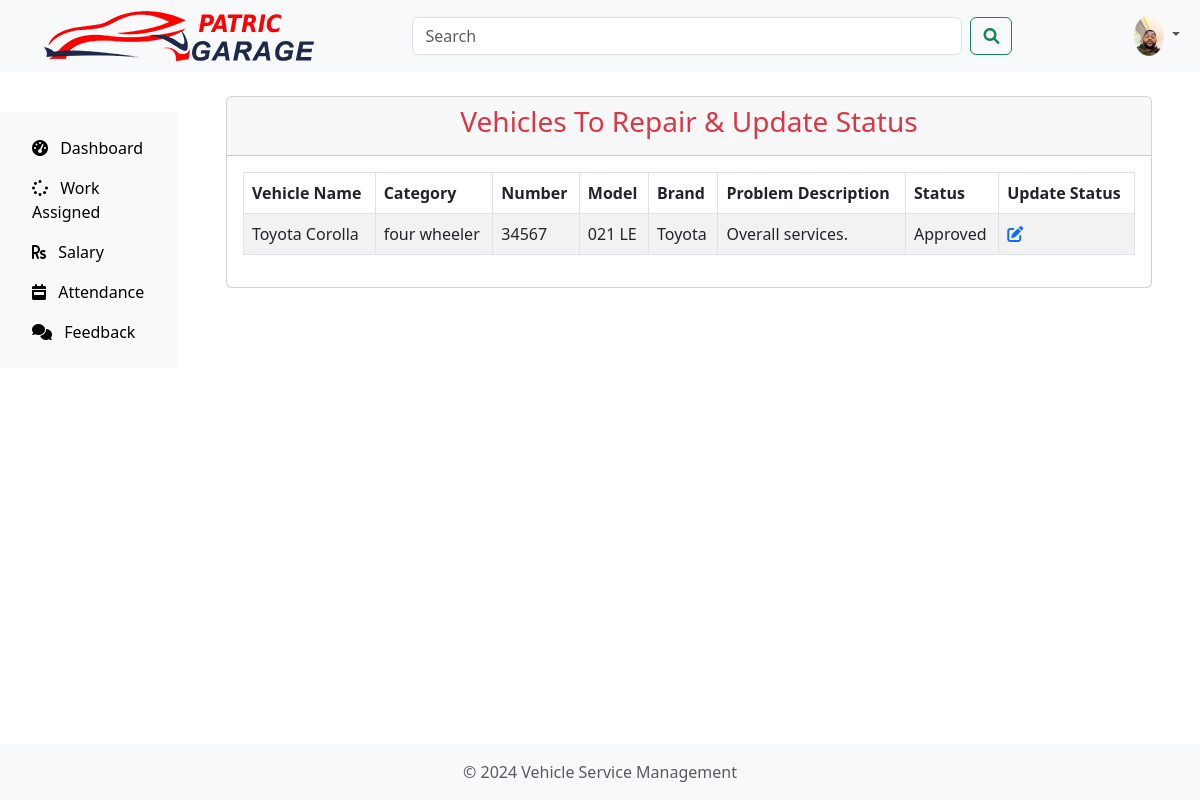
The app's page /mechanic-work-assigned (signed in) with its own data.
### vehicle/models.py (models this page shows, shortened)
class Mechanic(models.Model):
    user = models.OneToOneField(User, on_delete=models.CASCADE)
    address = models.CharField(max_length=500)
    mobile = models.CharField(max_length=20)
    skill = models.CharField(max_length=500)
    salary = models.PositiveIntegerField(null=True, blank=True)
    status = models.BooleanField(default=False)
    profile_pic = models.ImageField(upload_to='profile_pic/MechanicProfilePic/', null=True, blank=True)

class Request(models.Model):
    CATEGORY_CHOICES = (
        ('two wheeler with gear', 'Two Wheeler with Gear'),
        ('two wheeler without gear', 'Two Wheeler without Gear'),
        ('three wheeler', 'Three Wheeler'),
        ('four wheeler', 'Four Wheeler')
    )
    STATUS_CHOICES = (
        ('Pending', 'Pending'),
        ('Approved', 'Approved'),
        ('Repairing', 'Repairing'),
        ('Repairing Done', 'Repairing Done'),
        ('Released', 'Released')
    )
    category = models.CharField(max_length=50, choices=CATEGORY_CHOICES)
    vehicle_no = models.PositiveIntegerField()
    vehicle_name = models.CharField(max_length=40)
    vehicle_model = models.CharField(max_length=40)
    vehicle_brand = models.CharField(max_length=40)
    problem_description = models.CharField(max_length=500)
    date = models.DateField(auto_now_add=True)
    cost = models.PositiveIntegerField(null=True)
    customer = models.ForeignKey('Customer', on_delete=models.CASCADE, null=True)
    mechanic = models.ForeignKey('Mechanic', on_delete=models.CASCADE, null=True)
    status = models.CharField(max_length=50, choices=STATUS_CHOICES, default='Pending')

### vehicle/views.py (the view)
# urls.py: path('mechanic-work-assigned', views.mechanic_work_assigned_view,name='mechanic-work-assigned'),
@login_required(login_url='mechaniclogin')
@user_passes_test(is_mechanic)
def mechanic_work_assigned_view(request):
    mechanic=models.Mechanic.objects.get(user_id=request.user.id)
    works=models.Request.objects.all().filter(mechanic_id=mechanic.id)
    return render(request,'vehicle/mechanic_work_assigned.html',{'works':works,'mechanic':mechanic})

### vehicle/views.py (called while the page is built)
def is_mechanic(user):
    return user.groups.filter(name='MECHANIC').exists()

### vehicle/templates/vehicle/mechanic_work_assigned.html
{% extends 'vehicle/mechanicbase.html' %}
{% block content %}
{% load static %}
<div class="container-fluid">
  <div class="row">
    <div class="col-12">
      <div class="card">
        <div class="card-header text-center">
          <h3 class="text-danger">Vehicles To Repair & Update Status</h3>
        </div>
        <div class="card-body">
          <table class="table table-striped table-bordered">
            <thead>
              <tr>
                <th>Vehicle Name</th>
                <th>Category</th>
                <th>Number</th>
                <th>Model</th>
                <th>Brand</th>
                <th>Problem Description</th>
                <th>Status</th>
                <th>Update Status</th>
              </tr>
            </thead>
            <tbody>
              {% for w in works %}
              <tr>
                <td>{{ w.vehicle_name }}</td>
                <td>{{ w.category }}</td>
                <td>{{ w.vehicle_no }}</td>
                <td>{{ w.vehicle_model }}</td>
                <td>{{ w.vehicle_brand }}</td>
                <td>{{ w.problem_description }}</td>
                <td>{{ w.status }}</td>
                <td>
                  <a class="text-primary" href="{% url 'mechanic-update-status' w.id %}" title="Update Status">
                    <i class="fas fa-edit"></i>
                  </a>
                </td>
              </tr>
              {% endfor %}
            </tbody>
          </table>
        </div>
      </div>
    </div>
  </div>
</div>
{% endblock content %}

### vehicle/templates/vehicle/mechanicbase.html (shortened to what this page needs)
<!DOCTYPE html>
{% load static %}
<html lang="en">
<head>
  <link href="https://cdn.jsdelivr.net/npm/bootstrap@5.3.0/dist/css/bootstrap.min.css" rel="stylesheet">
  <link rel="stylesheet" href="https://cdnjs.cloudflare.com/ajax/libs/font-awesome/6.0.0-beta3/css/all.min.css">
</head>
<body class="d-flex flex-column min-vh-100">
  <nav class="navbar navbar-expand-lg navbar-light bg-light">
    <div class="container-fluid">
      <a class="navbar-brand" href="/customer-dashboard">
        <div class="logo"><a href="{% url 'mechanic-dashboard' %}"><img src="{% static 'vehicle/images/logo.png' %}" alt="Logo"></a></div>
      </a>
      <div class="collapse navbar-collapse" id="navbarSupportedContent">
        <form class="d-flex ms-auto" style="flex: 1; max-width: 600px;">
          <input class="form-control me-2" type="search" placeholder="Search" aria-label="Search">
          <button class="btn btn-outline-success" type="submit"><i class="fas fa-search"></i></button>
        </form>
        <ul class="navbar-nav ms-auto mb-2 mb-lg-0">
          <li class="nav-item">
            <a class="nav-link" href="#" onclick="switchTheme()">
            </a>
          </li>
          <li class="nav-item dropdown">
            <a class="nav-link dropdown-toggle" href="#" id="navbarDropdown" role="button" data-bs-toggle="dropdown" aria-expanded="false">
              <img src="{{ mechanic.profile_pic.url }}" alt="User image" class="rounded-circle" width="30">
            </a>
          </li>
        </ul>
      </div>
    </div>
  </nav>
  <div class="d-flex">
    <nav id="sidebar" class="bg-light p-3" style="margin-top: 40px;" >
      <ul class="nav flex-column">
        <li class="nav-item">
          <a class="nav-link" href="/mechanic-dashboard" style="color: black;">
            <i class="fas fa-tachometer-alt me-2"></i> Dashboard
          </a>
        </li>
        <li class="nav-item">
          <a class="nav-link" href="/mechanic-work-assigned" style="color: black;">
            <i class="fas fa-spinner me-2"></i> Work Assigned
          </a>
        </li>
        <li class="nav-item">
          <a class="nav-link" href="/mechanic-salary" style="color: black;">
            <i class="fas fa-rupee-sign me-2"></i> Salary
          </a>
        </li>
        <li class="nav-item">
          <a class="nav-link" href="/mechanic-attendance" style="color: black;">
            <i class="fas fa-calendar-week me-2"></i> Attendance
          </a>
        </li>
        <li class="nav-item">
          <a class="nav-link" href="/mechanic-feedback" style="color: black;">
            <i class="fas fa-comments me-2"></i> Feedback
          </a>
        </li>
      </ul>
    </nav>
    <div class="container-fluid">
      <div class="content p-4">
        {% block content %}{% endblock content %}
      </div>
    </div>
  </div>
  <footer class="mt-auto py-3 bg-light">
    <div class="container text-center">
      <span class="text-muted">&copy; 2024 Vehicle Service Management</span>
    </div>
  </footer>
</body>
</html>

### records on screen
Mechanic: profile_pic (picture)
Request: vehicle_name "Toyota Corolla", category "four wheeler", vehicle_no "34567", vehicle_model "021 LE", vehicle_brand "Toyota", problem_description "Overall services.", status "Approved"
